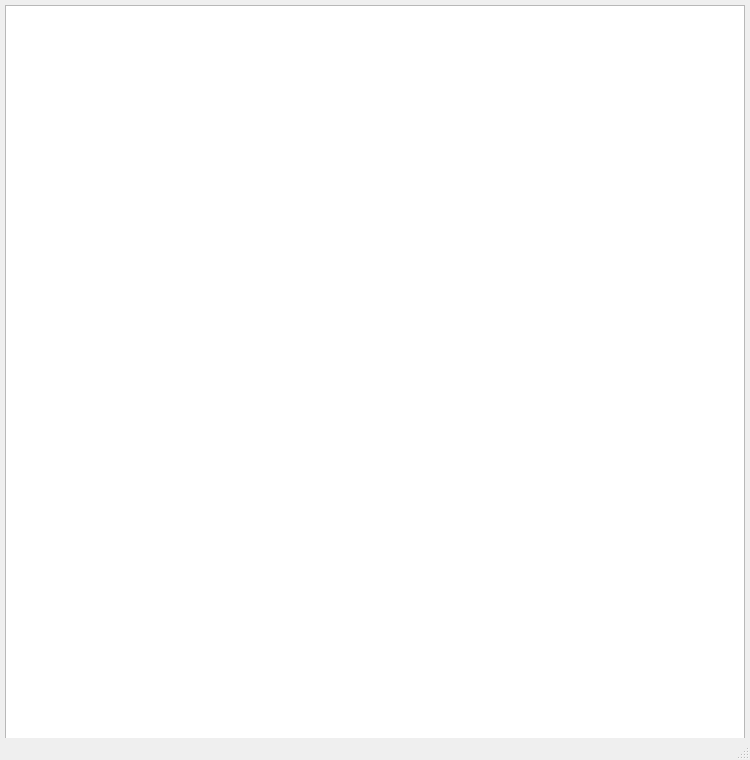
<?xml version="1.0" encoding="UTF-8"?>
<ui version="4.0">
 <class>GameWindow</class>
 <widget class="QMainWindow" name="GameWindow">
  <property name="geometry">
   <rect>
    <x>0</x>
    <y>0</y>
    <width>750</width>
    <height>760</height>
   </rect>
  </property>
  <property name="windowTitle">
   <string>GameWindow</string>
  </property>
  <widget class="QWidget" name="centralwidget">
   <widget class="QGraphicsView" name="graphicsView">
    <property name="geometry">
     <rect>
      <x>5</x>
      <y>5</y>
      <width>740</width>
      <height>740</height>
     </rect>
    </property>
    <property name="mouseTracking">
     <bool>true</bool>
    </property>
   </widget>
  </widget>
  <widget class="QMenuBar" name="menubar">
   <property name="geometry">
    <rect>
     <x>0</x>
     <y>0</y>
     <width>750</width>
     <height>21</height>
    </rect>
   </property>
  </widget>
  <widget class="QStatusBar" name="statusbar"/>
 </widget>
 <resources/>
 <connections/>
</ui>
